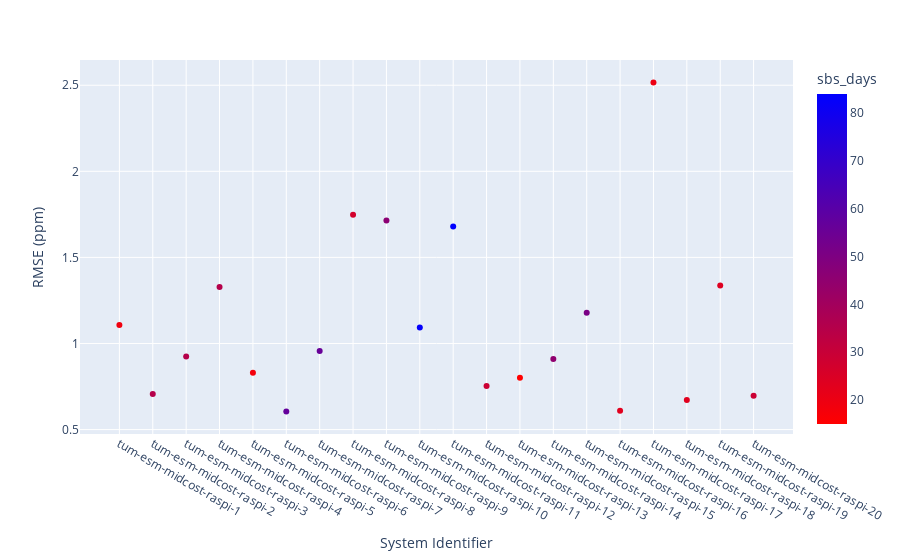

Notebook source saved alongside this figure:
### Code cell
fig = px.scatter(df_plot, x="system_name",
                 y="rmse_full_deployment", 
                 color = "sbs_days", 
                 color_continuous_scale=px.colors.sequential.Bluered_r)

fig.update_layout(
    yaxis_title='RMSE (ppm)',
    xaxis_title='System Identifier',
    title='',
)
fig.show()

### Figure 1 — Plotly figure (JSON) as saved in the notebook; plotly's stock layout.template omitted (floating-point values rounded to 4 significant figures)
{"data": [{"hovertemplate": "system_name=%{x}<br>rmse_full_deployment=%{y}<br>sbs_days=%{marker.color}<extra></extra>", "legendgroup": "", "marker": {"color": [19, 35, 35, 35, 18, 57, 56, 27, 46, 83, 84, 29, 15, 45, 51, 23, 20, 23, 24, 29], "coloraxis": "coloraxis", "symbol": "circle"}, "mode": "markers", "name": "", "orientation": "v", "showlegend": false, "type": "scatter", "x": ["tum-esm-midcost-raspi-1", "tum-esm-midcost-raspi-2", "tum-esm-midcost-raspi-3", "tum-esm-midcost-raspi-4", "tum-esm-midcost-raspi-5", "tum-esm-midcost-raspi-6", "tum-esm-midcost-raspi-7", "tum-esm-midcost-raspi-8", "tum-esm-midcost-raspi-9", "tum-esm-midcost-raspi-10", "tum-esm-midcost-raspi-11", "tum-esm-midcost-raspi-12", "tum-esm-midcost-raspi-13", "tum-esm-midcost-raspi-14", "tum-esm-midcost-raspi-15", "tum-esm-midcost-raspi-16", "tum-esm-midcost-raspi-17", "tum-esm-midcost-raspi-18", "tum-esm-midcost-raspi-19", "tum-esm-midcost-raspi-20"], "xaxis": "x", "y": [1.107, 0.7066, 0.924, 1.328, 0.8298, 0.6047, 0.9558, 1.747, 1.714, 1.093, 1.679, 0.7525, 0.8007, 0.9098, 1.178, 0.6092, 2.516, 0.6713, 1.337, 0.6965], "yaxis": "y"}], "layout": {"coloraxis": {"colorbar": {"title": {"text": "sbs_days"}}, "colorscale": [[0, "rgb(255,0,0)"], [1, "rgb(0,0,255)"]]}, "legend": {"tracegroupgap": 0}, "margin": {"t": 60}, "title": {"text": ""}, "xaxis": {"anchor": "y", "domain": [0, 1], "title": {"text": "System Identifier"}}, "yaxis": {"anchor": "x", "domain": [0, 1], "title": {"text": "RMSE (ppm)"}}}}
